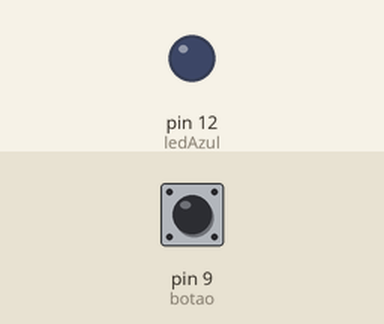
A sketch run on a simulated Arduino Uno, built with avr-gcc and run on an emulated ATmega328P. On the bench: output pins drawn as LEDs (lit = HIGH). The test bench sets the inputs (shaded band); at power-on: pin 9 (botao) LOW.

Above: at 1.2 s.
1.3 s: pin 9 (botao) pulled HIGH for 0.15 s
At 1.37 s:
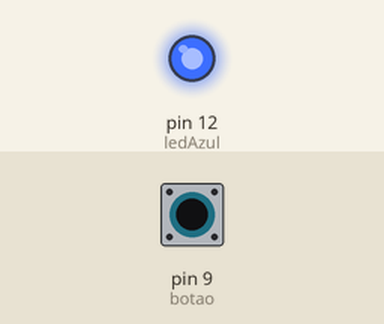
2.9 s: pin 9 (botao) pulled HIGH for 3.2 s
At 6.7 s:
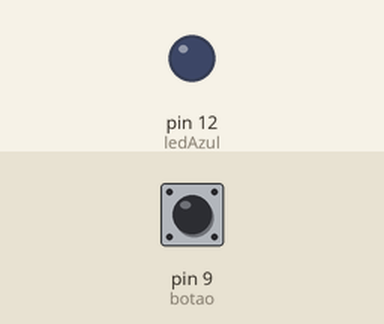
Timing chart, 0 to 8.2 s (numbered marks = the images above; inputs shaded):
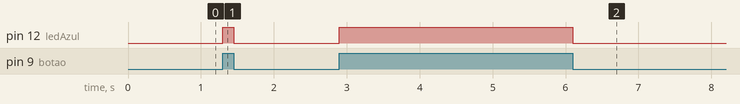

The sketch:

led_acionamento_botao.ino
```cpp
// LED c/ acionamento p/ Botão:

int botao = 9;
int ledAzul = 12;

void setup(){
  pinMode(botao, INPUT); // config. o pino com o botão como entrada
  pinMode(ledAzul, OUTPUT); // config. o pino com o LED como saída
}

void loop(){
  if (digitalRead(botao) == HIGH){ // se botão estiver pressionado (HIGH)
    digitalWrite(ledAzul, HIGH); // acende o LED
  }
  else{ // se não estiver pressionado (LOW)
    digitalWrite(ledAzul, LOW); // apaga o LED
  }
}
```

Measured:
- after the input at 1.3 s, pin 12 (ledAzul): LOW → HIGH at once, → LOW 0.15 s later
- after the input at 2.9 s, pin 12 (ledAzul): LOW → HIGH at once, → LOW 3.2 s later
